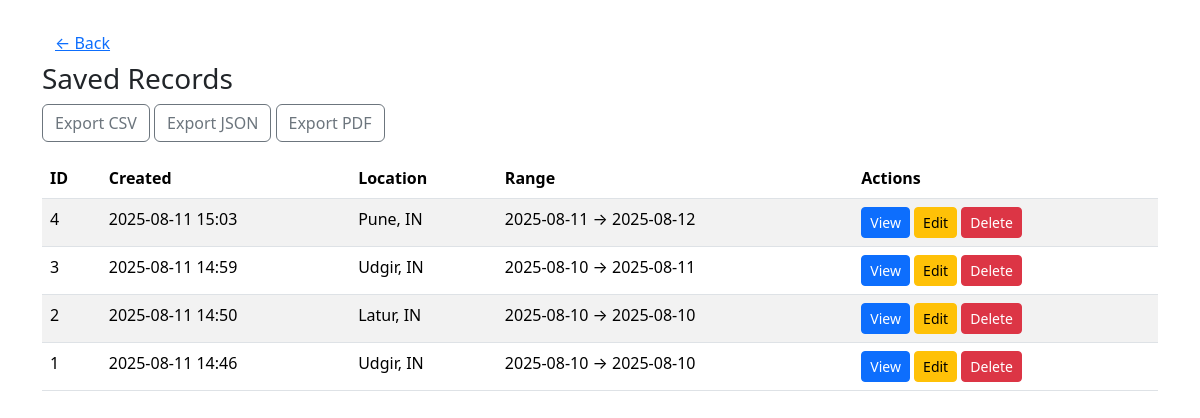
Page /records on the committed database.
### models.py (models this page shows, shortened)
class WeatherRecord(db.Model):
    _tablename_ = "weather_records"
    id = db.Column(db.Integer, primary_key=True)
    created_at = db.Column(db.DateTime, default=datetime.utcnow)
    location_text = db.Column(db.String(200), nullable=False)
    lat = db.Column(db.Float)
    lon = db.Column(db.Float)
    start_date = db.Column(db.String(20))
    end_date = db.Column(db.String(20))
    payload_json = db.Column(db.Text, nullable=False)

### app.py (the view)
@app.route("/records")
def records():
    recs = WeatherRecord.query.order_by(WeatherRecord.created_at.desc()).all()
    return render_template("records.html", records=recs)

### templates/records.html (shortened to what this page needs)
<!doctype html>
<html>
<head>
  <link href="https://cdn.jsdelivr.net/npm/bootstrap@5.3.2/dist/css/bootstrap.min.css" rel="stylesheet">
</head>
<body class="container py-4">
  <a href="{{ url_for('index') }}" class="btn btn-link">&larr; Back</a>
  <h3>Saved Records</h3>
  <p>
    <a class="btn btn-outline-secondary" href="{{ url_for('export_all', fmt='csv') }}">Export CSV</a>
    <a class="btn btn-outline-secondary" href="{{ url_for('export_all', fmt='json') }}">Export JSON</a>
    <a class="btn btn-outline-secondary" href="{{ url_for('export_all', fmt='pdf') }}">Export PDF</a>
  </p>
  <table class="table table-striped">
    <thead><tr><th>ID</th><th>Created</th><th>Location</th><th>Range</th><th>Actions</th></tr></thead>
    <tbody>
      {% for r in records %}
        <tr>
          <td>{{ r.id }}</td>
          <td>{{ r.created_at.strftime('%Y-%m-%d %H:%M') }}</td>
          <td>{{ r.location_text }}</td>
          <td>{{ r.start_date }} → {{ r.end_date }}</td>
          <td>
            <a class="btn btn-sm btn-primary" href="{{ url_for('view_record', rec_id=r.id) }}">View</a>
            <a class="btn btn-sm btn-warning" href="{{ url_for('update_record', rec_id=r.id) }}">Edit</a>
            <form style="display:inline" method="POST" action="{{ url_for('delete_record', rec_id=r.id) }}" onsubmit="return confirm('Delete?')">
              <button class="btn btn-sm btn-danger">Delete</button>
            </form>
          </td>
        </tr>
      {% else %}
        <tr><td colspan="5">No records yet.</td></tr>
      {% endfor %}
    </tbody>
  </table>
</body>
</html>

### rows in the picture
WeatherRecord: id "4", created_at "2025-08-11 15:03", location_text "Pune, IN", start_date "2025-08-11", end_date "2025-08-12"
WeatherRecord: id "3", created_at "2025-08-11 14:59", location_text "Udgir, IN", start_date "2025-08-10", end_date "2025-08-11"
WeatherRecord: id "2", created_at "2025-08-11 14:50", location_text "Latur, IN", start_date "2025-08-10", end_date "2025-08-10"
WeatherRecord: id "1", created_at "2025-08-11 14:46", location_text "Udgir, IN", start_date "2025-08-10", end_date "2025-08-10"
